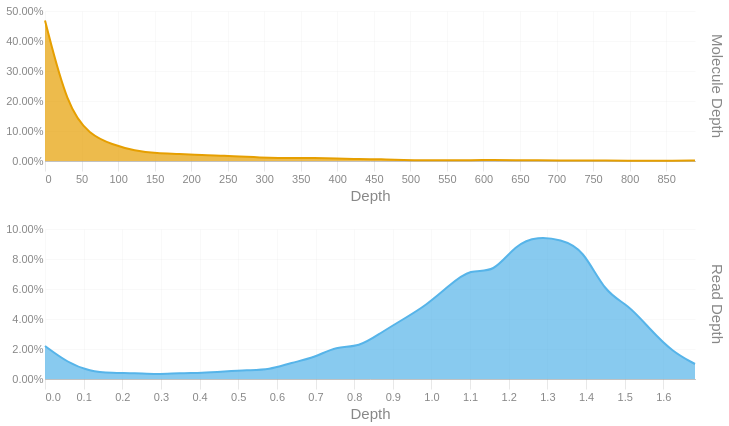

Notebook source saved alongside this figure:
### Code cell
readdep = depth_hist(tb['Read Depth'], q99, 3)
readdep = readdep.with_columns(pl.lit('Read Depth').alias('Metric'))
if not SKIPLR:
    moldep = depth_hist(tb['Molecule Depth'], mol_q99, 1)
    moldep = moldep.with_columns(pl.lit('Molecule Depth').alias('Metric'))
    _hist = pl.concat([readdep, moldep])
    _hist = _hist.filter(pl.col('Proportion') != 0)
    with SafeRender(_hist):
        (
            alt.Chart(_hist)        
            .mark_area(interpolate = "basis")
            .encode(
                x=alt.X('Bin:Q').scale(domainMin=0).axis(alt.Axis(title='Depth')),
                y = alt.Y('Proportion:Q', title = None).axis(format = '.2%'),
                color = alt.Color('Metric:N').legend(None),
                row = alt.Row("Metric:N").header(title = None, labelOrient = 'right'),
                tooltip = [
                    alt.Tooltip("Metric:N", title = "Metric"),
                    alt.Tooltip('Interval:N', title = "Depth Interval"),
                    alt.Tooltip('Proportion:Q', title = "% Alignments").format('.2%')
                ]
            )
            .resolve_scale(x='independent', y='independent')
            .properties(
                height = 150, width = 650,
                usermeta={'embedOptions': {'downloadFileName': f'{samplename}.depth.hist'}}
            )
        ).display()
else:
    readdep = readdep.filter(pl.col('Proportion') != 0)
    with SafeRender(readdep):
        (
            alt.Chart(readdep)        
            .mark_area(interpolate = "basis")
            .encode(
                x=alt.X('Bin:Q').scale(domainMin=0).axis(alt.Axis(title='Depth')),
                y = alt.Y('Proportion:Q', title = None).axis(format = '.2%'),
                tooltip = [
                    alt.Tooltip('Interval:N', title = "Depth Interval"),
                    alt.Tooltip('Proportion:Q', title = "% Alignments").format('.2%')
                ]
            )
            .properties(
                usermeta={'embedOptions': {'downloadFileName': f'{samplename}.depth.hist'}}
            )
        ).display()

### Figure 1 — Vega-Lite specification as saved in the notebook (floating-point values rounded to 4 significant figures)
{"width": 650, "height": 150, "config": {"title": {"anchor": "start", "dy": -15, "fontSize": 18, "color": "#888888", "subtitleColor": "#888888", "subtitleFontSize": 14}, "arc": {"fill": "#0072B2"}, "axis": {"domainColor": "#888888", "domainWidth": 0.5, "gridWidth": 0.2, "grid": false, "titleFontWeight": 400, "titleFontSize": 15, "labelFontSize": 11, "labelColor": "#888888", "tickColor": "#888888", "tickWidth": 0.2, "titleColor": "#888888"}, "axisBand": {"grid": false}, "axisX": {"grid": true, "tickSize": 10, "domainCap": "round"}, "axisY": {"domain": false, "grid": true, "tickSize": 0, "domainCap": "round"}, "background": "transparent", "header": {"labelFontSize": 15, "labelColor": "#888888", "titleFontSize": 15, "titleFontWeight": 600, "titleColor": "#888888"}, "legend": {"labelFont": "sans-serif", "labelFontSize": 12, "labelColor": "#888888", "symbolSize": 100, "symbolType": "circle", "titleFontSize": 12, "titlePadding": 10, "titleColor": "#888888", "title": null}, "range": {"category": ["#E69F00", "#56B4E9", "#009E73", "#F0E442", "#0072B2", "#D55E00", "#CC79A7", "#000000"], "diverging": ["#cfe8f3", "#a2d4ec", "#73bfe2", "#46abdb", "#1696d2", "#12719e"]}, "area": {"fill": "#0072B2", "fillOpacity": 0.7, "line": true, "strokeOpacity": 0.7}, "line": {"color": "#0072B2", "stroke": "#0072B2", "strokeWidth": 2}, "trail": {"color": "#0072B2", "stroke": "#0072B2", "strokeWidth": 0, "size": 1}, "point": {"filled": true, "fillOpacity": 1.0, "size": 95}, "text": {"color": "#888888", "fontSize": 11, "align": "right", "fontWeight": 400, "size": 11}, "bar": {"fill": "#0072B2", "stroke": null}, "view": {"stroke": null, "continuousWidth": 660, "continuousHeight": 400}}, "data": {"name": "data-419212a1db612227f25a0a7657f273fd"}, "mark": {"type": "area", "interpolate": "basis"}, "encoding": {"color": {"field": "Metric", "legend": null, "type": "nominal"}, "row": {"field": "Metric", "header": {"title": null, "labelOrient": "right"}, "type": "nominal"}, "tooltip": [{"field": "Metric", "title": "Metric", "type": "nominal"}, {"field": "Interval", "title": "Depth Interval", "type": "nominal"}, {"field": "Proportion", "format": ".2%", "title": "% Alignments", "type": "quantitative"}], "x": {"axis": {"title": "Depth"}, "field": "Bin", "scale": {"domainMin": 0}, "type": "quantitative"}, "y": {"axis": {"format": ".2%"}, "field": "Proportion", "title": null, "type": "quantitative"}}, "resolve": {"scale": {"x": "independent", "y": "independent"}}, "usermeta": {"embedOptions": {"downloadFileName": "S5_Hudson_1172.depth.hist"}}, "$schema": "https://vega.github.io/schema/vega-lite/v6.1.0.json", "datasets": {"data-419212a1db612227f25a0a7657f273fd": [{"Bin": 0.0, "Interval": "0.0-0.058", "Proportion": 0.022, "Metric": "Read Depth"}, {"Bin": 0.058, "Interval": "0.058-0.116", "Proportion": 0.011, "Metric": "Read Depth"}, {"Bin": 0.116, "Interval": "0.116-0.174", "Proportion": 0.005, "Metric": "Read Depth"}, {"Bin": 0.174, "Interval": "0.174-0.232", "Proportion": 0.004, "Metric": "Read Depth"}, {"Bin": 0.232, "Interval": "0.232-0.29", "Proportion": 0.004, "Metric": "Read Depth"}, {"Bin": 0.29, "Interval": "0.29-0.348", "Proportion": 0.003, "Metric": "Read Depth"}, {"Bin": 0.348, "Interval": "0.348-0.406", "Proportion": 0.004, "Metric": "Read Depth"}, {"Bin": 0.406, "Interval": "0.406-0.464", "Proportion": 0.004, "Metric": "Read Depth"}, {"Bin": 0.464, "Interval": "0.464-0.522", "Proportion": 0.005, "Metric": "Read Depth"}, {"Bin": 0.522, "Interval": "0.522-0.58", "Proportion": 0.006, "Metric": "Read Depth"}, {"Bin": 0.58, "Interval": "0.58-0.638", "Proportion": 0.006, "Metric": "Read Depth"}, {"Bin": 0.638, "Interval": "0.638-0.696", "Proportion": 0.011, "Metric": "Read Depth"}, {"Bin": 0.696, "Interval": "0.696-0.754", "Proportion": 0.014, "Metric": "Read Depth"}, {"Bin": 0.754, "Interval": "0.754-0.812", "Proportion": 0.022, "Metric": "Read Depth"}, {"Bin": 0.812, "Interval": "0.812-0.87", "Proportion": 0.021, "Metric": "Read Depth"}, {"Bin": 0.87, "Interval": "0.87-0.928", "Proportion": 0.031, "Metric": "Read Depth"}, {"Bin": 0.928, "Interval": "0.928-0.986", "Proportion": 0.04, "Metric": "Read Depth"}, {"Bin": 0.986, "Interval": "0.986-1.044", "Proportion": 0.049, "Metric": "Read Depth"}, {"Bin": 1.044, "Interval": "1.044-1.102", "Proportion": 0.062, "Metric": "Read Depth"}, {"Bin": 1.102, "Interval": "1.102-1.16", "Proportion": 0.074, "Metric": "Read Depth"}, {"Bin": 1.16, "Interval": "1.16-1.218", "Proportion": 0.07, "Metric": "Read Depth"}, {"Bin": 1.218, "Interval": "1.218-1.276", "Proportion": 0.09, "Metric": "Read Depth"}, {"Bin": 1.276, "Interval": "1.276-1.334", "Proportion": 0.095, "Metric": "Read Depth"}, {"Bin": 1.334, "Interval": "1.334-1.392", "Proportion": 0.093, "Metric": "Read Depth"}, {"Bin": 1.392, "Interval": "1.392-1.45", "Proportion": 0.087, "Metric": "Read Depth"}, {"Bin": 1.45, "Interval": "1.45-1.508", "Proportion": 0.057, "Metric": "Read Depth"}, {"Bin": 1.508, "Interval": "1.508-1.566", "Proportion": 0.05, "Metric": "Read Depth"}, {"Bin": 1.566, "Interval": "1.566-1.624", "Proportion": 0.033, "Metric": "Read Depth"}, {"Bin": 1.624, "Interval": "1.624-1.682", "Proportion": 0.018, "Metric": "Read Depth"}, {"Bin": 1.682, "Interval": "1.682-1.74", "Proportion": 0.01, "Metric": "Read Depth"}, {"Bin": 0.0, "Interval": "0.0-30.7", "Proportion": 0.468, "Metric": "Molecule Depth"}, {"Bin": 30.7, "Interval": "30.7-61.3", "Proportion": 0.178, "Metric": "Molecule Depth"}, {"Bin": 61.3, "Interval": "61.3-92.0", "Proportion": 0.087, "Metric": "Molecule Depth"}, {"Bin": 92.0, "Interval": "92.0-122.7", "Proportion": 0.055, "Metric": "Molecule Depth"}, {"Bin": 122.7, "Interval": "122.7-153.4", "Proportion": 0.034, "Metric": "Molecule Depth"}, {"Bin": 153.4, "Interval": "153.4-184.0", "Proportion": 0.025, "Metric": "Molecule Depth"}, {"Bin": 184.0, "Interval": "184.0-214.7", "Proportion": 0.024, "Metric": "Molecule Depth"}, {"Bin": 214.7, "Interval": "214.7-245.4", "Proportion": 0.019, "Metric": "Molecule Depth"}, {"Bin": 245.4, "Interval": "245.4-276.0", "Proportion": 0.018, "Metric": "Molecule Depth"}, {"Bin": 276.0, "Interval": "276.0-306.7", "Proportion": 0.014, "Metric": "Molecule Depth"}, {"Bin": 306.7, "Interval": "306.7-337.4", "Proportion": 0.01, "Metric": "Molecule Depth"}, {"Bin": 337.4, "Interval": "337.4-368.1", "Proportion": 0.01, "Metric": "Molecule Depth"}, {"Bin": 368.1, "Interval": "368.1-398.7", "Proportion": 0.01, "Metric": "Molecule Depth"}, {"Bin": 398.7, "Interval": "398.7-429.4", "Proportion": 0.009, "Metric": "Molecule Depth"}, {"Bin": 429.4, "Interval": "429.4-460.1", "Proportion": 0.006, "Metric": "Molecule Depth"}, {"Bin": 460.1, "Interval": "460.1-490.8", "Proportion": 0.006, "Metric": "Molecule Depth"}, {"Bin": 490.8, "Interval": "490.8-521.4", "Proportion": 0.003, "Metric": "Molecule Depth"}, {"Bin": 521.4, "Interval": "521.4-552.1", "Proportion": 0.002, "Metric": "Molecule Depth"}, {"Bin": 552.1, "Interval": "552.1-582.8", "Proportion": 0.002, "Metric": "Molecule Depth"}, {"Bin": 582.8, "Interval": "582.8-613.4", "Proportion": 0.003, "Metric": "Molecule Depth"}, {"Bin": 613.4, "Interval": "613.4-644.1", "Proportion": 0.003, "Metric": "Molecule Depth"}, {"Bin": 644.1, "Interval": "644.1-674.8", "Proportion": 0.003, "Metric": "Molecule Depth"}, {"Bin": 674.8, "Interval": "674.8-705.5", "Proportion": 0.002, "Metric": "Molecule Depth"}, {"Bin": 705.5, "Interval": "705.5-736.1", "Proportion": 0.002, "Metric": "Molecule Depth"}, {"Bin": 736.1, "Interval": "736.1-766.8", "Proportion": 0.002, "Metric": "Molecule Depth"}, {"Bin": 766.8, "Interval": "766.8-797.5", "Proportion": 0.002, "Metric": "Molecule Depth"}, {"Bin": 797.5, "Interval": "797.5-828.1", "Proportion": 0.001, "Metric": "Molecule Depth"}, {"Bin": 828.1, "Interval": "828.1-858.8", "Proportion": 0.001, "Metric": "Molecule Depth"}, {"Bin": 858.8, "Interval": "858.8-889.5", "Proportion": 0.001, "Metric": "Molecule Depth"}, {"Bin": 889.5, "Interval": "889.5-920.16", "Proportion": 0.002, "Metric": "Molecule Depth"}]}}
